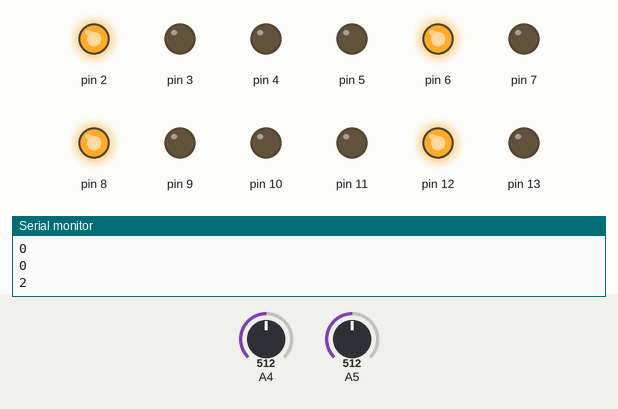
This sketch was run on a simulated Arduino Uno, built with avr-gcc and run on an emulated ATmega328P. Parts: output pins drawn as LEDs (lit = HIGH), the last lines printed to the serial monitor. Inputs (shaded band) come from the test bench; at power-on: A4 = 512, A5 = 512.

Above: at 1.2 s.
1.3 s: A4 set to 532
At 2.4 s:
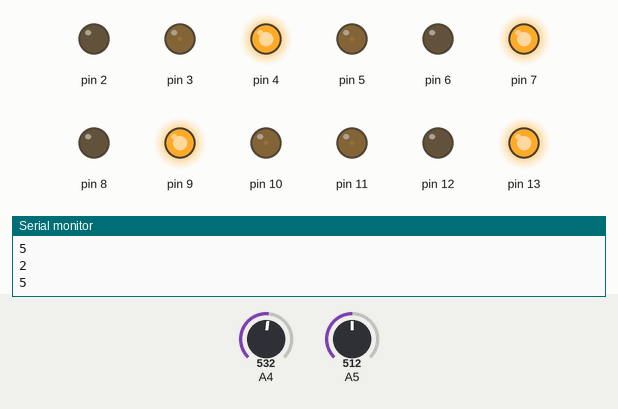
2.8 s: A5 set to 521
At 3.1 s:
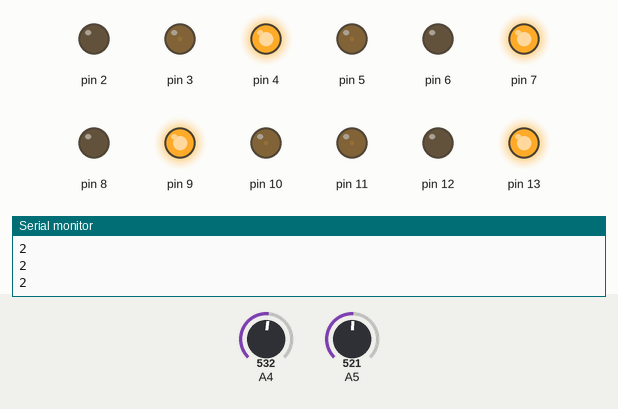
4.3 s: A5 set to 529
At 5.5 s:
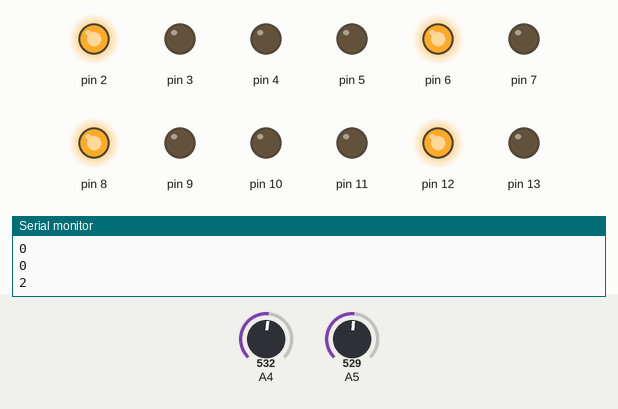
5.8 s: A4 set to 306
At 6.7 s:
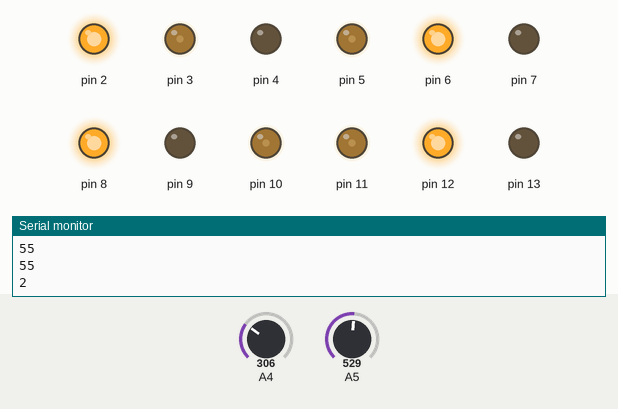
7.7 s: A4 set to 0
At 8.8 s:
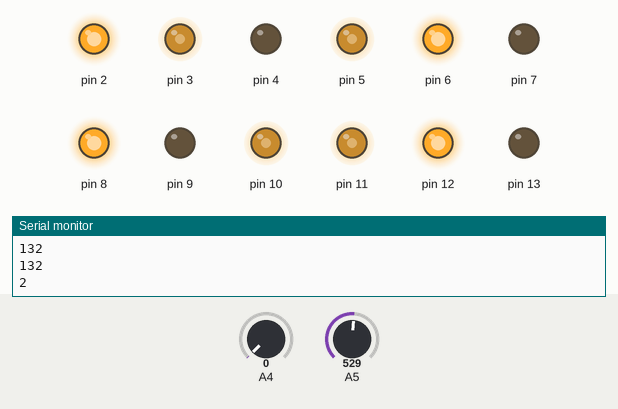
9.8 s: A5 set to 1023
At 11.6 s:
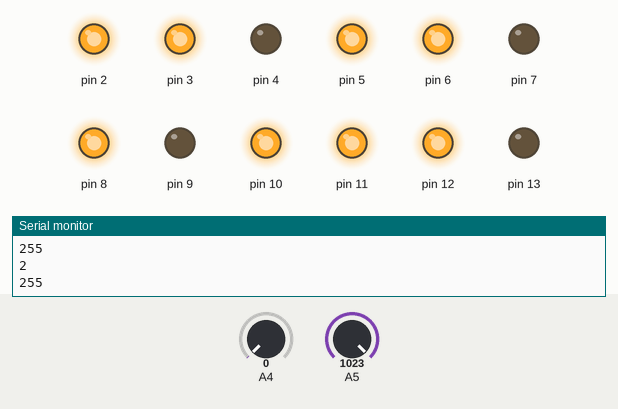
Timing chart, 0 to 13.1 s (numbered marks = the images above; inputs shaded):
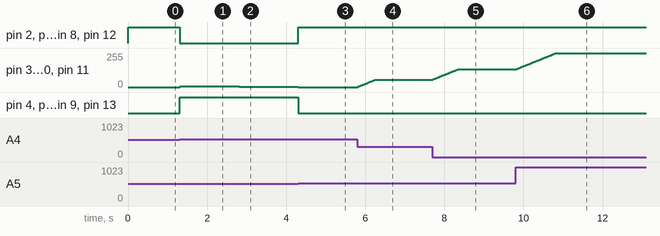

The sketch:

4-wheel.ino
```cpp
volatile int currentSpeed = 0;
int frequency = 60;

void setup()
{
  Serial.begin(9600);

  //direction pins
  //back left
  pinMode(2, OUTPUT);
  pinMode(4, OUTPUT);
  //back right
  pinMode(6, OUTPUT);
  pinMode(7, OUTPUT);
  //
  pinMode(8, OUTPUT);
  pinMode(9, OUTPUT);
  //
  pinMode(12, OUTPUT);
  pinMode(13, OUTPUT);

  //PWM pins
  pinMode(3, OUTPUT);
  pinMode(5, OUTPUT);
  pinMode(10, OUTPUT);
  pinMode(11, OUTPUT);

  //Potentiometer pin
  pinMode(A5, INPUT);
  pinMode(A4, INPUT);
}

void loop()
{
  int difference = analogRead(A5) - analogRead(A4);

  int targetSpeed = difference / 4; //range 0-255

  if(targetSpeed < 0) {
    forward();
  } else {
    backward();
  }

  targetSpeed = abs(targetSpeed);

  int accel = 2;  //acceleration speed (constant)
  if(currentSpeed < targetSpeed) {  //accelerate
    currentSpeed += accel;
    if(currentSpeed > targetSpeed) {//prevents overshooting speed
      currentSpeed = targetSpeed;
    }
  } else if(currentSpeed > targetSpeed) { //decelerate
    currentSpeed -= accel;
    if(currentSpeed < targetSpeed) {//prevents undershooting speed
      currentSpeed = targetSpeed;
    }
  }

  setSpeed(currentSpeed);
  Serial.println(targetSpeed);
  Serial.println(currentSpeed);
  Serial.println(accel);
  //to be replaced with timer and interrupthandler
  delay(1000 / frequency);
}

void setSpeed(int speed) {
  analogWrite(3, speed);
  analogWrite(5, speed);
  analogWrite(10, speed);
  analogWrite(11, speed);
}

void forward() {
  digitalWrite(2, LOW);
  digitalWrite(4, HIGH);
  digitalWrite(6, LOW);
  digitalWrite(7, HIGH);
  digitalWrite(8, LOW);
  digitalWrite(9, HIGH);
  digitalWrite(12, LOW);
  digitalWrite(13, HIGH);
}

void backward() {
  digitalWrite(2, HIGH);
  digitalWrite(4, LOW);
  digitalWrite(6, HIGH);
  digitalWrite(7, LOW);
  digitalWrite(8, HIGH);
  digitalWrite(9, LOW);
  digitalWrite(12, HIGH);
  digitalWrite(13, LOW);
}
```

Measured:
- the behaviour switches between 515 and 516 on A4 (found by bisection; images 0 and 1)
- the behaviour switches between 528 and 529 on A5 (found by bisection; images 2 and 3)
- after the input at 1.3 s, pin 2, pin 6, pin 8, pin 12: HIGH → LOW at once; pin 3, pin 5, pin 10, pin 11: 0/255 → 5/255 at once; pin 4, pin 7, pin 9, pin 13: LOW → HIGH at once
- after the input at 2.8 s, pin 3, pin 5, pin 10, pin 11: 5/255 → 2/255 at once
- after the input at 4.3 s, pin 2, pin 6, pin 8, pin 12: LOW → HIGH at once; pin 3, pin 5, pin 10, pin 11: 2/255 → 0/255 at once; pin 4, pin 7, pin 9, pin 13: HIGH → LOW at once
- after the input at 5.8 s, pin 3, pin 5, pin 10, pin 11: moves from 0/255 to 55/255 over 0.45 s, starting at once
- after the input at 7.7 s, pin 3, pin 5, pin 10, pin 11: moves from 55/255 to 132/255 over 0.63 s, starting at once
- after the input at 9.8 s, pin 3, pin 5, pin 10, pin 11: moves from 132/255 to 255/255 over 1.0 s, starting at once
